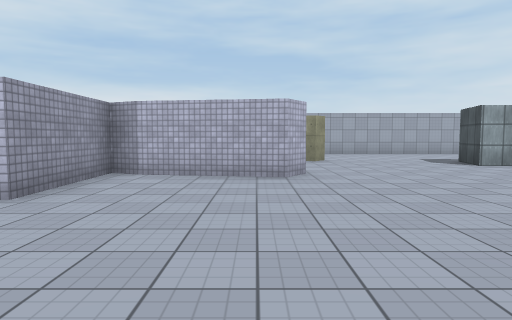
view 1 (above)

24 first-person views from a walk through a scene from a Unity 3-D project. The camera is 1.4 m above the floor, tilts 4° down and sees 75° across. The floor is counted in squares, 2 m on a side. Each view is taken from the middle of a square. On the plan, view 1 faces up. The plan holds only what a view shows up to about 10 squares ahead; the rest is blank. The player is left out. Surface patterns are stand-ins for the level's own textures.

view 2
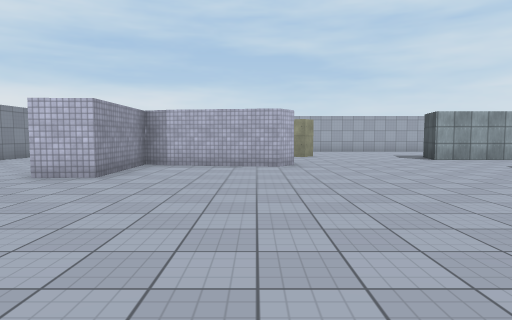

view 3
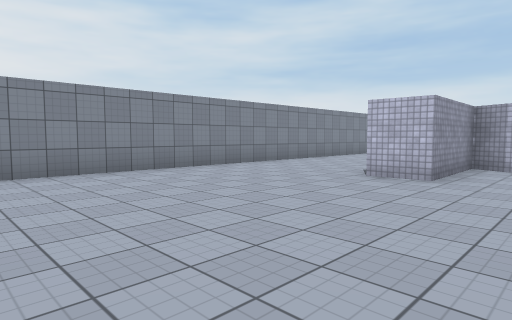

view 4
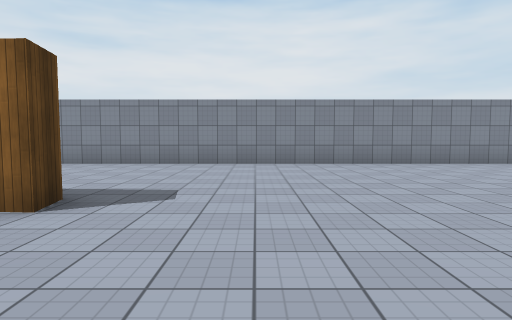

view 5
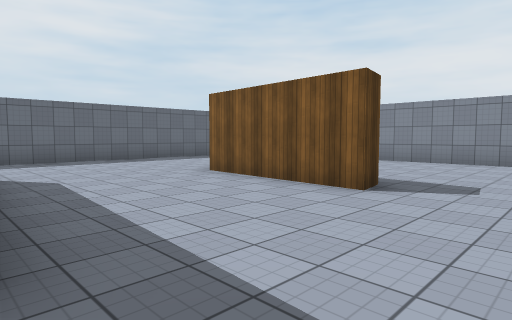

view 6
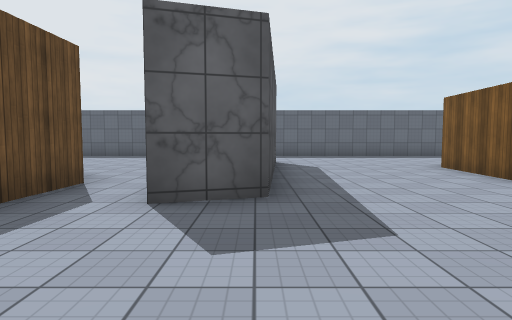

view 7
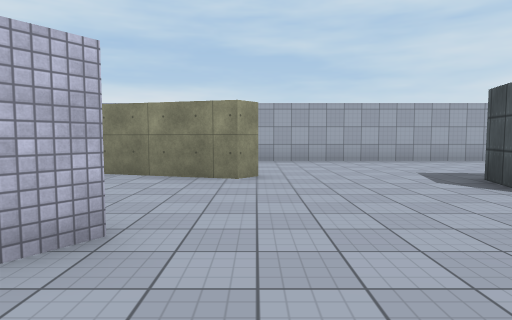

view 8
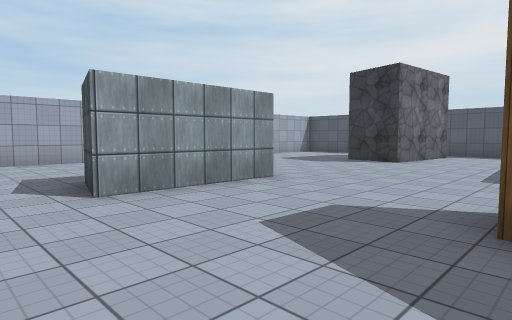

view 9
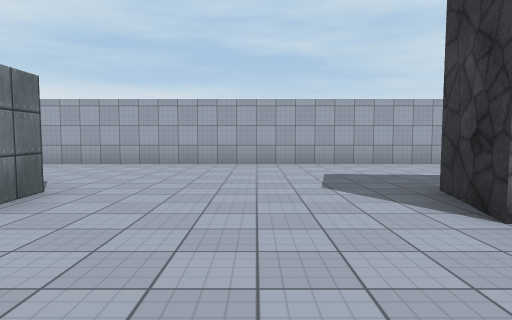

view 10
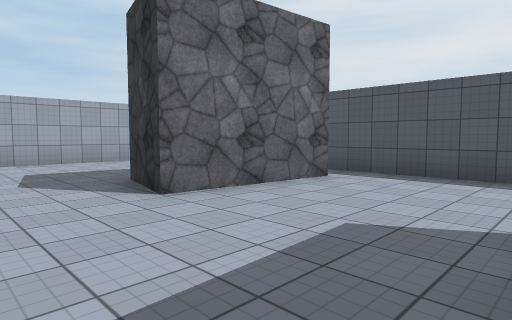

view 11
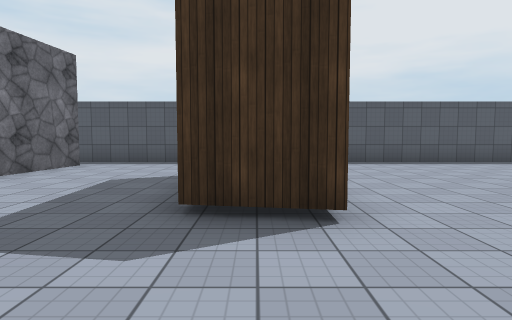

view 12
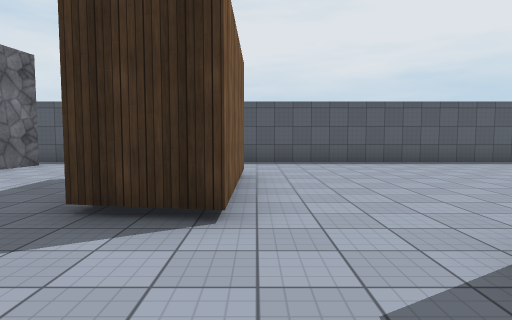

view 13
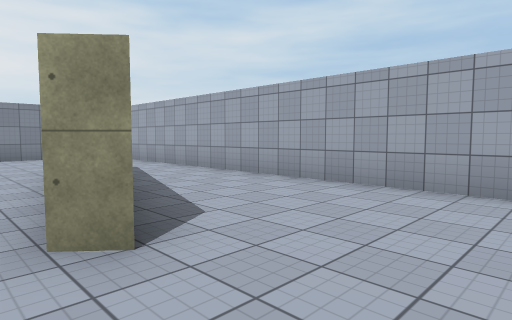

view 14
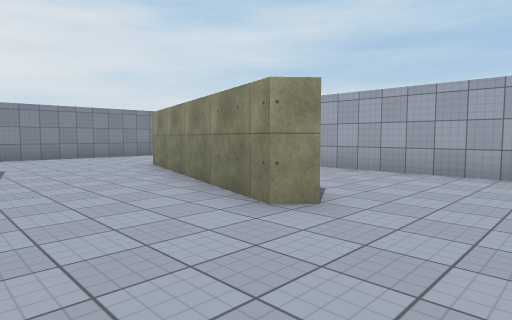

view 15
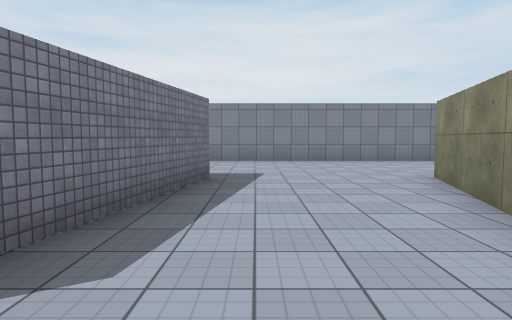

view 16
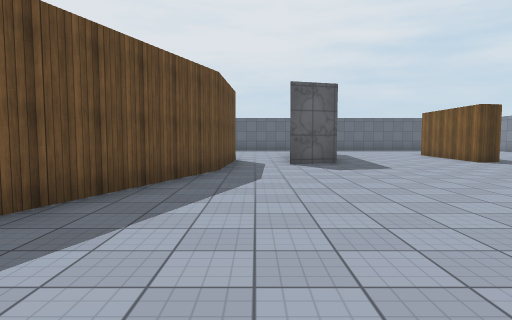

view 17
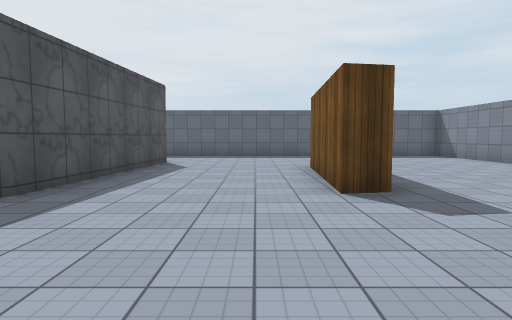

view 18
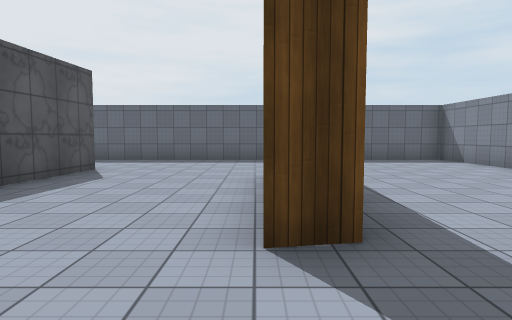

view 19
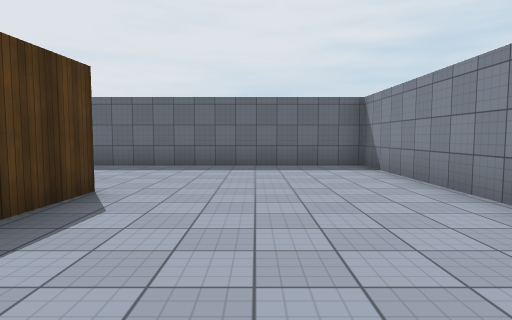

view 20
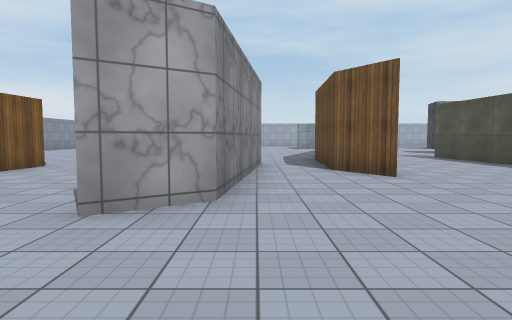

view 21
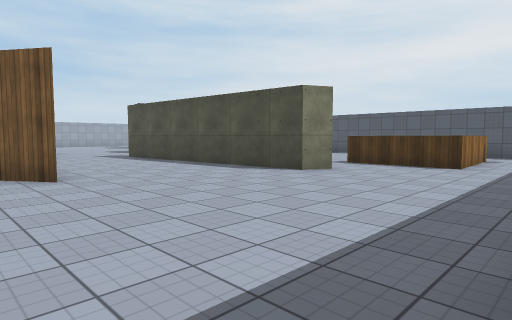

view 22
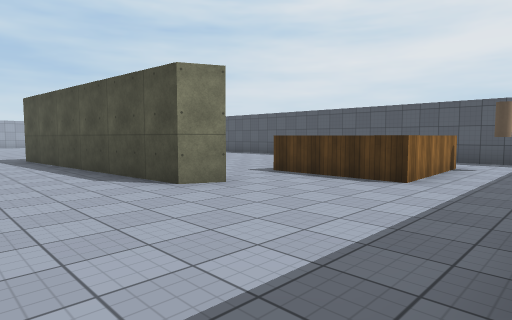

view 23
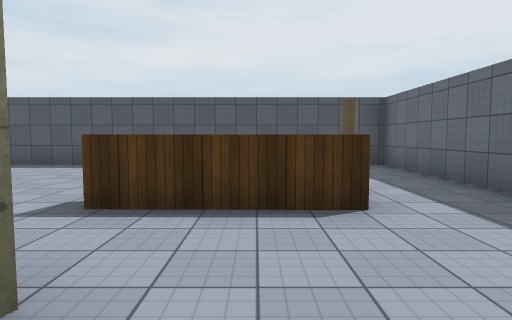

view 24
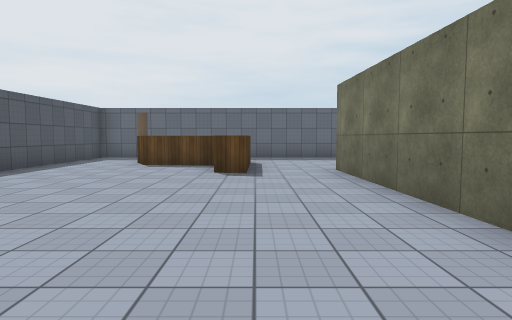

### Floor plan
Points are (right, up) in squares from view 1. A wall is a line through its corners. A room is listed if a view was taken in it or the views show most of it. See-through windows are left out.
Room 1 (views 1, 2, 3, 4, 5, 6, 7, 8, 9, 10, 11, 12, 13, 14, 15, 16, 17, 18, 19, 20, 21, 22, 23, 24)
walls: (4.7, -1.1) (6.8, 4.4); (3.1, -2.4) (2.6, -7.4) (1.4, -8.1) (1.9, -2.8) (3.1, -2.4); (10.1, -2.3) (10.3, -7) (9.7, -6.7) (9.1, 0.4); (5.5, -5.3) (4.6, -4) (4.8, -0.9); (1, 6.4) (0.5, 5.7) (-2.3, 6.2); (8.4, 7.9) (5.4, 8) (5.7, 9.4); (-2, 6.1) (-2.8, 6.4) (-2.7, 3.7) (-3.8, 3.6); (-2.7, -3.2) (-2, -3.1) (-2.2, -6.6); (8.3, 9.3) (8.4, 8.4); (13.9, 2.2) (10.7, 2.3) (10.9, 3.8); (2.1, 9.9) (1.7, 9.5) (-3.8, 11.1); (-3.9, 7.2) (0.2, 6.5); (-2.9, -7.3) (-2.8, -5.7); (13, -8.1) (14.8, -8.2) (15.2, -9) (12.1, -9.1) (12.2, -6.3) (12.9, -6.5); (16.3, 7.3) (13, 7.6) (13.4, 9.4); (15.9, -11.1) (17.2, -11.1) (17.2, -9.9); (15.9, 13.6) (-5.6, 13.6); (-7.6, 13.2) (-7.6, -11.1) (-5.9, -11.1)
objects: cylinder (15, -10)

Where each view was taken, in squares from view 1:
view 1: 0 up, 0 right, facing up
view 2: 2 down, 0 right, facing up
view 3: 2 down, 1 left, facing up-left
view 4: 1 down, 1 right, facing left
view 5: 1 down, 2 right, facing down-left
view 6: 1 up, 2 right, facing down
view 7: 4 up, 2 right, facing up
view 8: 4 up, 4 right, facing up-right
view 9: 5 up, 11 right, facing up
view 10: 4 up, 11 right, facing up-right
view 11: 3 up, 8 right, facing right
view 12: 2 up, 8 right, facing right
view 13: 9 up, 4 right, facing up-left
view 14: 7 up, 4 right, facing up-left
view 15: 8 up, 2 right, facing left
view 16: 6 up, 4 right, facing down
view 17: 1 up, 1 left, facing down
view 18: 1 down, 2 left, facing down
view 19: 3 down, 5 left, facing down
view 20: 11 down, 3 right, facing up
view 21: 11 down, 4 right, facing up-right
view 22: 11 down, 7 right, facing up-right
view 23: 8 down, 9 right, facing right
view 24: 0 up, 12 right, facing down
